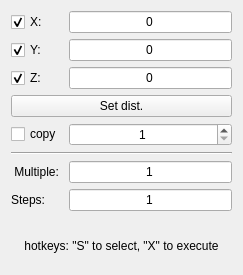
<?xml version="1.0" encoding="UTF-8"?>
<ui version="4.0">
 <class>DialogBeamShift</class>
 <widget class="QDialog" name="DialogBeamShift">
  <property name="geometry">
   <rect>
    <x>0</x>
    <y>0</y>
    <width>243</width>
    <height>275</height>
   </rect>
  </property>
  <property name="focusPolicy">
   <enum>Qt::NoFocus</enum>
  </property>
  <property name="windowTitle">
   <string>Move</string>
  </property>
  <layout class="QGridLayout" name="gridLayout">
   <property name="bottomMargin">
    <number>0</number>
   </property>
   <item row="9" column="0">
    <widget class="QLabel" name="label_4">
     <property name="text">
      <string> Multiple: </string>
     </property>
     <property name="buddy">
      <cstring>edit4</cstring>
     </property>
    </widget>
   </item>
   <item row="10" column="1">
    <widget class="QLineEdit" name="edit5">
     <property name="text">
      <string>1</string>
     </property>
     <property name="alignment">
      <set>Qt::AlignCenter</set>
     </property>
    </widget>
   </item>
   <item row="2" column="1">
    <widget class="QLineEdit" name="edit3">
     <property name="text">
      <string>0</string>
     </property>
     <property name="alignment">
      <set>Qt::AlignCenter</set>
     </property>
    </widget>
   </item>
   <item row="4" column="0" colspan="2">
    <widget class="QPushButton" name="btn1">
     <property name="focusPolicy">
      <enum>Qt::NoFocus</enum>
     </property>
     <property name="text">
      <string>Set dist.</string>
     </property>
    </widget>
   </item>
   <item row="0" column="1">
    <widget class="QLineEdit" name="edit1">
     <property name="text">
      <string>0</string>
     </property>
     <property name="alignment">
      <set>Qt::AlignCenter</set>
     </property>
    </widget>
   </item>
   <item row="2" column="0">
    <widget class="QCheckBox" name="cbZ">
     <property name="text">
      <string>Z: </string>
     </property>
     <property name="checked">
      <bool>true</bool>
     </property>
    </widget>
   </item>
   <item row="9" column="1">
    <widget class="QLineEdit" name="edit4">
     <property name="text">
      <string>1</string>
     </property>
     <property name="alignment">
      <set>Qt::AlignCenter</set>
     </property>
    </widget>
   </item>
   <item row="5" column="1">
    <widget class="QSpinBox" name="spinBox">
     <property name="alignment">
      <set>Qt::AlignCenter</set>
     </property>
     <property name="minimum">
      <number>1</number>
     </property>
    </widget>
   </item>
   <item row="1" column="1">
    <widget class="QLineEdit" name="edit2">
     <property name="text">
      <string>0</string>
     </property>
     <property name="alignment">
      <set>Qt::AlignCenter</set>
     </property>
    </widget>
   </item>
   <item row="10" column="0">
    <widget class="QLabel" name="label_5">
     <property name="text">
      <string>Steps: </string>
     </property>
     <property name="buddy">
      <cstring>edit5</cstring>
     </property>
    </widget>
   </item>
   <item row="1" column="0">
    <widget class="QCheckBox" name="cbY">
     <property name="text">
      <string>Y: </string>
     </property>
     <property name="checked">
      <bool>true</bool>
     </property>
    </widget>
   </item>
   <item row="7" column="0" colspan="2">
    <widget class="Line" name="line">
     <property name="orientation">
      <enum>Qt::Horizontal</enum>
     </property>
    </widget>
   </item>
   <item row="5" column="0">
    <widget class="QCheckBox" name="cbCopy">
     <property name="text">
      <string>copy</string>
     </property>
    </widget>
   </item>
   <item row="0" column="0">
    <widget class="QCheckBox" name="cbX">
     <property name="text">
      <string>X: </string>
     </property>
     <property name="checked">
      <bool>true</bool>
     </property>
    </widget>
   </item>
   <item row="11" column="0" colspan="2">
    <widget class="QLabel" name="label">
     <property name="text">
      <string>hotkeys: &quot;S&quot; to select, &quot;X&quot; to execute</string>
     </property>
     <property name="alignment">
      <set>Qt::AlignCenter</set>
     </property>
    </widget>
   </item>
  </layout>
 </widget>
 <tabstops>
  <tabstop>edit1</tabstop>
  <tabstop>edit2</tabstop>
  <tabstop>edit3</tabstop>
  <tabstop>edit5</tabstop>
  <tabstop>edit4</tabstop>
 </tabstops>
 <resources/>
 <connections/>
</ui>
